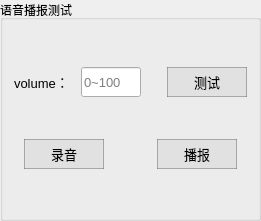
       <widget class="QGroupBox" name="groupBox_17">
        <property name="geometry">
         <rect>
          <x>1250</x>
          <y>240</y>
          <width>261</width>
          <height>221</height>
         </rect>
        </property>
        <property name="title">
         <string>语音播报测试</string>
        </property>
        <layout class="QGridLayout" name="gridLayout_16">
         <item row="2" column="1">
          <layout class="QHBoxLayout" name="horizontalLayout_93">
           <property name="leftMargin">
            <number>10</number>
           </property>
           <property name="rightMargin">
            <number>10</number>
           </property>
           <item>
            <layout class="QHBoxLayout" name="horizontalLayout_94">
             <item>
              <widget class="QPushButton" name="button_record_Exit">
               <property name="minimumSize">
                <size>
                 <width>80</width>
                 <height>30</height>
                </size>
               </property>
               <property name="font">
                <font>
                 <pointsize>10</pointsize>
                </font>
               </property>
               <property name="styleSheet">
                <string notr="true">QPushButton{
	border-style:solid;
	border-width:1px;
	color: rgb(0, 0, 0);
	background-color: rgba(225, 225, 225);
	border-color:rgba(100, 100, 100, 120);
}

QPushButton:hover{
	color:rgba(0,0,0,200);
	background-color:rgb(240, 248, 248);
	border-color: rgb(0, 150, 250);
}

QPushButton:pressed{
	border-style:inset;
	color:rgba(0,0,0,150);
	background-color: rgba(225, 225, 225);
	border-color: rgba(0, 163, 245);
}</string>
               </property>
               <property name="text">
                <string>录音</string>
               </property>
              </widget>
             </item>
            </layout>
           </item>
           <item>
            <spacer name="horizontalSpacer_52">
             <property name="orientation">
              <enum>Qt::Horizontal</enum>
             </property>
             <property name="sizeHint" stdset="0">
              <size>
               <width>40</width>
               <height>20</height>
              </size>
             </property>
            </spacer>
           </item>
           <item>
            <layout class="QHBoxLayout" name="horizontalLayout_95">
             <item>
              <widget class="QPushButton" name="button_playRecord_Exit">
               <property name="minimumSize">
                <size>
                 <width>80</width>
                 <height>30</height>
                </size>
               </property>
               <property name="font">
                <font>
                 <pointsize>10</pointsize>
                </font>
               </property>
               <property name="styleSheet">
                <string notr="true">QPushButton{
	border-style:solid;
	border-width:1px;
	color: rgb(0, 0, 0);
	background-color: rgba(225, 225, 225);
	border-color:rgba(100, 100, 100, 120);
}

QPushButton:hover{
	color:rgba(0,0,0,200);
	background-color:rgb(240, 248, 248);
	border-color: rgb(0, 150, 250);
}

QPushButton:pressed{
	border-style:inset;
	color:rgba(0,0,0,150);
	background-color: rgba(225, 225, 225);
	border-color: rgba(0, 163, 245);
}</string>
               </property>
               <property name="text">
                <string>播报</string>
               </property>
              </widget>
             </item>
            </layout>
           </item>
          </layout>
         </item>
         <item row="1" column="1">
          <layout class="QHBoxLayout" name="horizontalLayout_85">
           <item>
            <layout class="QHBoxLayout" name="horizontalLayout_88">
             <property name="rightMargin">
              <number>20</number>
             </property>
             <item>
              <widget class="QLabel" name="label_audioVolume_Exit">
               <property name="minimumSize">
                <size>
                 <width>0</width>
                 <height>30</height>
                </size>
               </property>
               <property name="font">
                <font>
                 <pointsize>10</pointsize>
                </font>
               </property>
               <property name="text">
                <string>volume：</string>
               </property>
              </widget>
             </item>
             <item>
              <widget class="QLineEdit" name="lineEdit_audioVolume_Exit">
               <property name="minimumSize">
                <size>
                 <width>50</width>
                 <height>30</height>
                </size>
               </property>
               <property name="maximumSize">
                <size>
                 <width>60</width>
                 <height>16777215</height>
                </size>
               </property>
               <property name="font">
                <font>
                 <pointsize>10</pointsize>
                </font>
               </property>
               <property name="text">
                <string/>
               </property>
               <property name="placeholderText">
                <string>0~100</string>
               </property>
              </widget>
             </item>
            </layout>
           </item>
           <item>
            <layout class="QHBoxLayout" name="horizontalLayout_89">
             <item>
              <widget class="QPushButton" name="button_audioTest_Exit">
               <property name="minimumSize">
                <size>
                 <width>80</width>
                 <height>30</height>
                </size>
               </property>
               <property name="font">
                <font>
                 <pointsize>10</pointsize>
                </font>
               </property>
               <property name="styleSheet">
                <string notr="true">QPushButton{
	border-style:solid;
	border-width:1px;
	color: rgb(0, 0, 0);
	background-color: rgba(225, 225, 225);
	border-color:rgba(100, 100, 100, 120);
}

QPushButton:hover{
	color:rgba(0,0,0,200);
	background-color:rgb(240, 248, 248);
	border-color: rgb(0, 150, 250);
}

QPushButton:pressed{
	border-style:inset;
	color:rgba(0,0,0,150);
	background-color: rgba(225, 225, 225);
	border-color: rgba(0, 163, 245);
}</string>
               </property>
               <property name="text">
                <string>测试</string>
               </property>
              </widget>
             </item>
            </layout>
           </item>
          </layout>
         </item>
        </layout>
       </widget>
